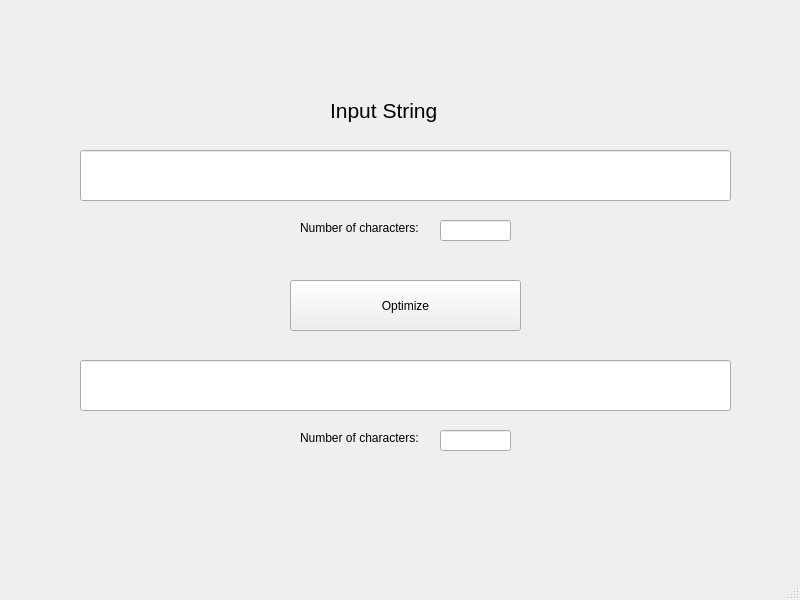
<?xml version="1.0" encoding="UTF-8"?>
<ui version="4.0">
 <class>MainWindow</class>
 <widget class="QMainWindow" name="MainWindow">
  <property name="geometry">
   <rect>
    <x>0</x>
    <y>0</y>
    <width>800</width>
    <height>600</height>
   </rect>
  </property>
  <property name="windowTitle">
   <string>MainWindow</string>
  </property>
  <widget class="QWidget" name="centralwidget">
   <widget class="QLineEdit" name="lineEdit1">
    <property name="geometry">
     <rect>
      <x>80</x>
      <y>150</y>
      <width>651</width>
      <height>51</height>
     </rect>
    </property>
   </widget>
   <widget class="QPushButton" name="pushButton">
    <property name="geometry">
     <rect>
      <x>290</x>
      <y>280</y>
      <width>231</width>
      <height>51</height>
     </rect>
    </property>
    <property name="text">
     <string>Optimize</string>
    </property>
   </widget>
   <widget class="QLineEdit" name="lineEdit2">
    <property name="geometry">
     <rect>
      <x>80</x>
      <y>360</y>
      <width>651</width>
      <height>51</height>
     </rect>
    </property>
   </widget>
   <widget class="QLabel" name="label">
    <property name="geometry">
     <rect>
      <x>330</x>
      <y>90</y>
      <width>141</width>
      <height>41</height>
     </rect>
    </property>
    <property name="font">
     <font>
      <pointsize>16</pointsize>
     </font>
    </property>
    <property name="text">
     <string>Input String</string>
    </property>
   </widget>
   <widget class="QLabel" name="label_1">
    <property name="geometry">
     <rect>
      <x>300</x>
      <y>220</y>
      <width>131</width>
      <height>16</height>
     </rect>
    </property>
    <property name="text">
     <string>Number of characters:</string>
    </property>
   </widget>
   <widget class="QLineEdit" name="lineEdit_number1">
    <property name="geometry">
     <rect>
      <x>440</x>
      <y>220</y>
      <width>71</width>
      <height>21</height>
     </rect>
    </property>
   </widget>
   <widget class="QLineEdit" name="lineEdit_number2">
    <property name="geometry">
     <rect>
      <x>440</x>
      <y>430</y>
      <width>71</width>
      <height>21</height>
     </rect>
    </property>
   </widget>
   <widget class="QLabel" name="label_2">
    <property name="geometry">
     <rect>
      <x>300</x>
      <y>430</y>
      <width>131</width>
      <height>16</height>
     </rect>
    </property>
    <property name="text">
     <string>Number of characters:</string>
    </property>
   </widget>
  </widget>
  <widget class="QMenuBar" name="menubar">
   <property name="geometry">
    <rect>
     <x>0</x>
     <y>0</y>
     <width>800</width>
     <height>26</height>
    </rect>
   </property>
  </widget>
  <widget class="QStatusBar" name="statusbar"/>
 </widget>
 <resources/>
 <connections/>
</ui>
